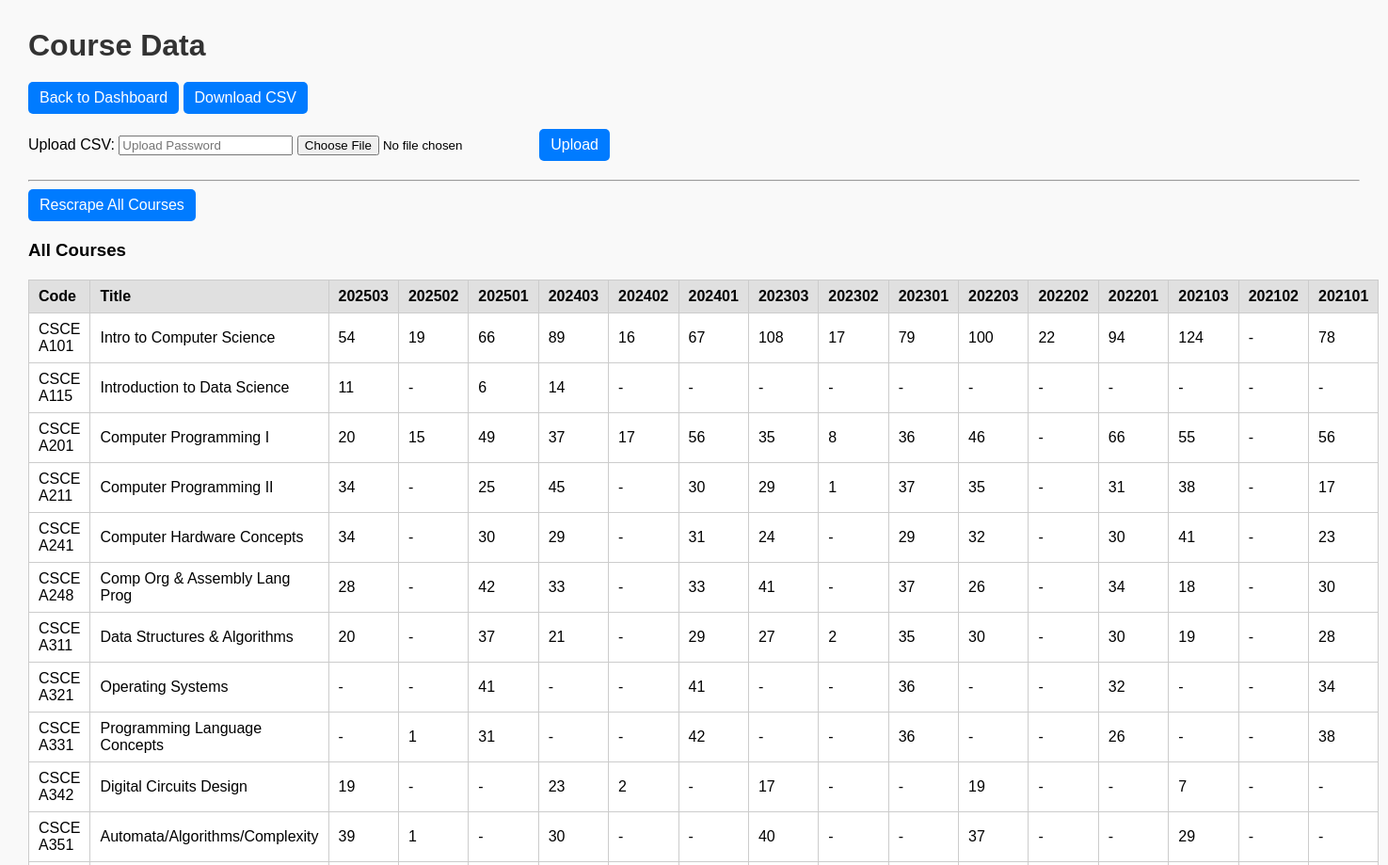
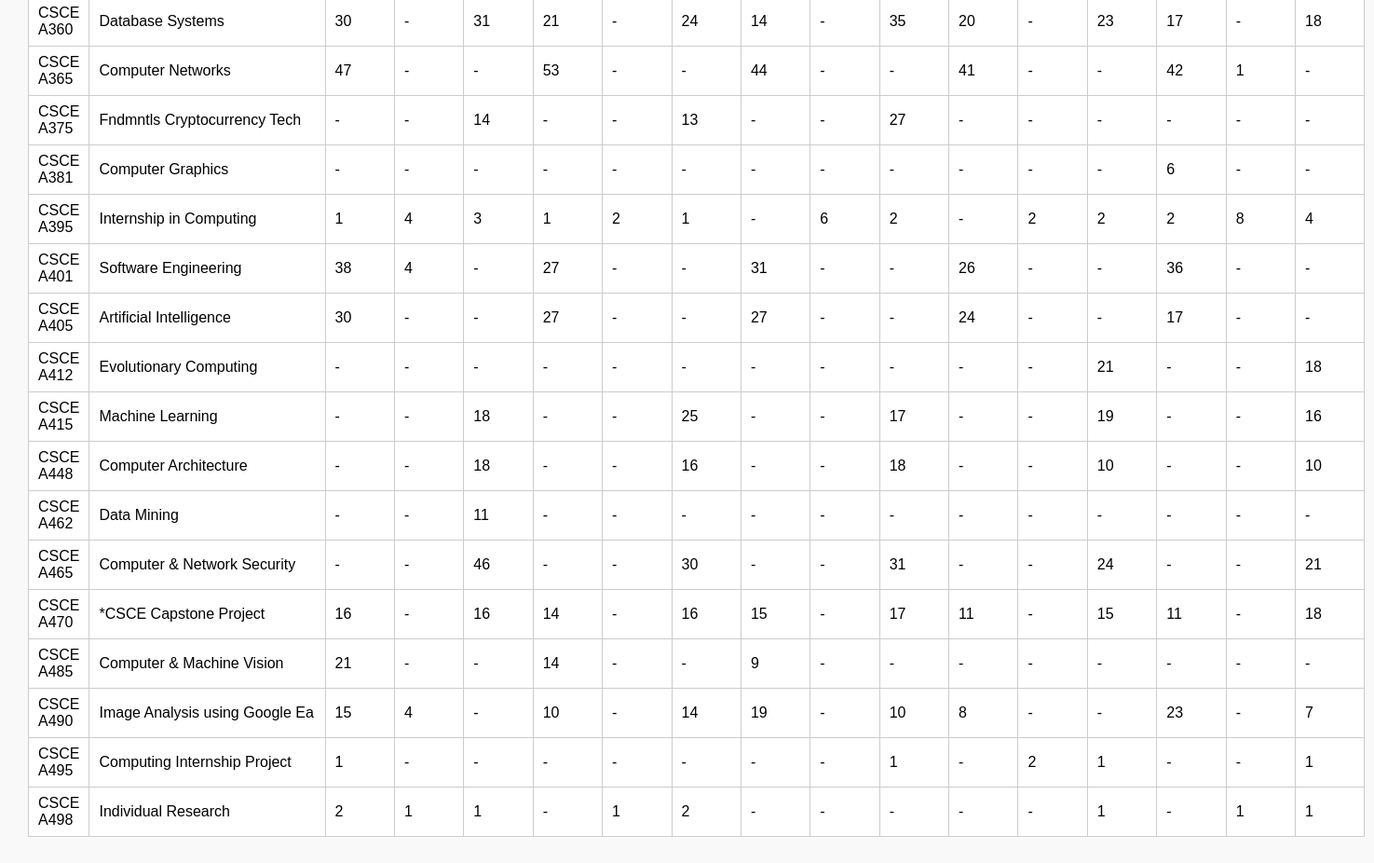
The app's page /data/ with its own data (2 pictures, top to bottom).
### main/models.py (models this page shows, shortened)
class Course(models.Model):
    term = models.CharField(max_length=10)
    code = models.CharField(max_length=20)
    title = models.CharField(max_length=255)
    enrolled = models.IntegerField()

### main/views.py (the view, shortened to what this page needs)
# urls.py: path('data/', views.data, name='data'),
def data(request):
    message = None
    error = None
    UPLOAD_PASSWORD = getattr(settings, 'UPLOAD_PASSWORD', 'admin123')
    all_terms = sorted(Course.objects.values_list('term', flat=True).distinct(), reverse=True)
    courses_dict = {}
    for c in Course.objects.all().order_by('code'):
        if c.code not in courses_dict:
            courses_dict[c.code] = {'title': c.title, 'enrolled_list': []}
    for code, info in courses_dict.items():
        enrolled_list = []
        for term in all_terms:
            course = Course.objects.filter(code=code, term=term).first()
            enrolled_list.append(course.enrolled if course else '-')
        info['enrolled_list'] = enrolled_list
    return render(request, 'data.html', {
        'courses_dict': courses_dict,
        'all_terms': all_terms,
        'message': message,
        'error': error
    })

### main/context_processors.py (called while the page is built)
def add_prefix(request):
    return {"URL_PREFIX": settings.URL_PREFIX}

### main/templates/data.html (shortened to what this page needs)
{% load static %}
<!DOCTYPE html>
<html>
<head>
    <link rel="stylesheet" href="{% static 'style.css' %}">
</head>
<body>
    <h1>Course Data</h1>
    <p>
        <a href="{% if URL_PREFIX %}/{{ URL_PREFIX }}/{% else %}/{% endif %}"><button>Back to Dashboard</button></a>
        <a href="{% url 'download_data' %}"><button>Download CSV</button></a>
    </p>
    <div class="section">
        <form method="POST" enctype="multipart/form-data">
            <label>Upload CSV:</label>
            <input type="password" name="upload_password" placeholder="Upload Password" required>
            <input type="file" name="csv_file" accept=".csv" required>
            <button type="submit">Upload</button>
        </form>
    </div>
    <hr>
    <div class="section">
        <form method="POST" action="{% url 'rescrape_data' %}" style="display:inline;">
            <button type="submit" onclick="return confirmRescrape();">
                Rescrape All Courses
            </button>
        </form>
    </div>
    <h3>All Courses</h3>
    <table>
        <tr>
            <th>Code</th>
            <th>Title</th>
            {% for term in all_terms %}
                <th>{{ term }}</th>
            {% endfor %}
        </tr>
        {% for code, course in courses_dict.items %}
            <tr>
                <td>{{ code }}</td>
                <td>{{ course.title }}</td>
                {% for enrolled in course.enrolled_list %}
                    <td>{{ enrolled }}</td>
                {% endfor %}
            </tr>
        {% endfor %}
    </table>
</body>
</html>

### main/static/style.css (style rules this page uses)
body { font-family: Arial, sans-serif; margin: 40px; background-color: #f9f9f9; }
h1 { margin-bottom: 20px; color: #222; }
button { padding: 8px 16px; cursor: pointer; border: none; border-radius: 4px; background-color: #007BFF; color: white; font-size: 16px; transition: background-color 0.2s ease; }
a { text-decoration: none; }

### main/templates/data.html (style rules this page uses)
body { font-family: Arial; margin: 30px; background: #f9f9f9; }
h1 { color: #333; }
table { border-collapse: collapse; width: 100%; background: #fff; margin-top: 20px; }
th, td { padding: 8px 10px; border: 1px solid #ccc; text-align: left; }
th { background: #e0e0e0; }
button { background: #007bff; border: none; padding: 8px 12px; color: white; border-radius: 5px; cursor: pointer; }
.section { margin-bottom: 20px; }

### records on screen
Course: courses_dict "CSCE A101", title "Intro to Computer Science"
Course: courses_dict "CSCE A115", title "Introduction to Data Science"
Course: courses_dict "CSCE A201", title "Computer Programming I"
Course: courses_dict "CSCE A211", title "Computer Programming II"
Course: courses_dict "CSCE A241", title "Computer Hardware Concepts"
Course: courses_dict "CSCE A248", title "Comp Org & Assembly Lang Prog"
Course: courses_dict "CSCE A311", title "Data Structures & Algorithms"
Course: courses_dict "CSCE A321", title "Operating Systems"
Course: courses_dict "CSCE A331", title "Programming Language Concepts"
Course: courses_dict "CSCE A342", title "Digital Circuits Design"
Course: courses_dict "CSCE A351", title "Automata/Algorithms/Complexity"
Course: courses_dict "CSCE A360", title "Database Systems"
Course: courses_dict "CSCE A365", title "Computer Networks"
Course: courses_dict "CSCE A375", title "Fndmntls Cryptocurrency Tech"
Course: courses_dict "CSCE A381", title "Computer Graphics"
Course: courses_dict "CSCE A395", title "Internship in Computing"
Course: courses_dict "CSCE A401", title "Software Engineering"
Course: courses_dict "CSCE A405", title "Artificial Intelligence"
Course: courses_dict "CSCE A412", title "Evolutionary Computing"
Course: courses_dict "CSCE A415", title "Machine Learning"
Course: courses_dict "CSCE A448", title "Computer Architecture"
Course: courses_dict "CSCE A462", title "Data Mining"
Course: courses_dict "CSCE A465", title "Computer & Network Security"
Course: courses_dict "CSCE A470", title "*CSCE Capstone Project"
Course: courses_dict "CSCE A485", title "Computer & Machine Vision"
Course: courses_dict "CSCE A490", title "Image Analysis using Google Ea"
Course: courses_dict "CSCE A495", title "Computing Internship Project"
Course: courses_dict "CSCE A498", title "Individual Research"

### other values on screen
{{ term }} "202503" "202502" "202501" "202403" "202402" "202401" "202303" "202302" "202301" "202203" "202202" "202201" "202103" "202102" "202101"
{{ enrolled }} "54" "19" "66" "89" "16" "67" "108" "17" "79" "100" "22" "94" "124" "-" "78" "11" "-" "6" "14" "-" "-" "-" "-" "-" "-" "-" "-" "-" "-" "-" "20" "15" "49" "37" "17" "56" "35" "8" "36" "46" "-" "66" "55" "-" "56" "34" "-" "25" "45" "-" "30" "29" "1" "37" "35" "-" "31" "38" "-" "17" "34" "-" "30" "29" "-" "31" "24" "-" "29" "32" "-" "30" "41" "-" "23" "28" "-" "42" "33" "-" "33" "41" "-" "37" "26" "-" "34" "18" "-" "30" "20" "-" "37" "21" "-" "29" "27" "2" "35" "30" "-" "30" "19" "-" "28" "-" "-" "41" "-" "-" "41" "-" "-" "36" "-" "-" "32" "-" "-" "34" "-" "1" "31" "-" "-" "42" "-" "-" "36" "-" "-" "26" "-" "-" "38" "19" "-" "-" "23" "2" "-" "17" "-" "-" "19" "-" "-" "7" "-" "-" "39" "1" "-" "30" "-" "-" "40" "-" "-" "37" "-" "-" "29" "-" "-" "30" "-" "31" "21" "-" "24" "14" "-" "35" "20" "-" "23" "17" "-" "18" "47" "-" "-" "53" "-" "-" "44" "-" "-" "41" "-" "-" "42" "1" "-" "-" "-" "14" "-" "-" "13" "-" "-" "27" "-" "-" "-" "-" "-" "-" "-" "-" "-" "-" "-" "-" "-" "-" "-" "-" "-" "-" "6" "-" "-" "1" "4" "3" "1" "2" "1" "-" "6" "2" "-" "2" "2" "2" "8" "4" "38" "4" "-" "27" "-" "-" "31" "-" "-" "26" "-" "-" "36" "-" "-" "30" "-" "-" "27" "-" "-" "27" "-" "-" "24" "-" "-" "17" "-" "-" "-" "-" "-" "-" "-" "-" "-" "-" "-" "-" "-" "21" "-" "-" "18" "-" "-" "18" "-" "-" "25" "-" "-" "17" "-" "-" "19" "-" "-" "16" "-" "-" "18" "-" "-" "16" "-" "-" "18" "-" "-" "10" "-" "-" "10" "-" "-" "11" "-" "-" "-" "-" "-" "-" "-" "-" "-" "-" "-" "-" "-" "-" "46" "-" "-" "30" "-" "-" "31" "-" "-" "24" "-" "-" "21" "16" "-" "16" "14" "-" "16" "15" "-" "17" "11" "-" "15" "11" "-" "18" "21" "-" "-" "14" "-" "-" "9" "-" "-" "-" "-" "-" "-" "-" "-" "15" "4" "-" "10" "-" "14" "19" "-" "10" "8" "-" "-" "23" "-" "7" "1" "-" "-" "-" "-" "-" "-" "-" "1" "-" "2" "1" "-" "-" "1" "2" "1" "1" "-" "1" "2" "-" "-" "-" "-" "-" "1" "-" "1" "1"
